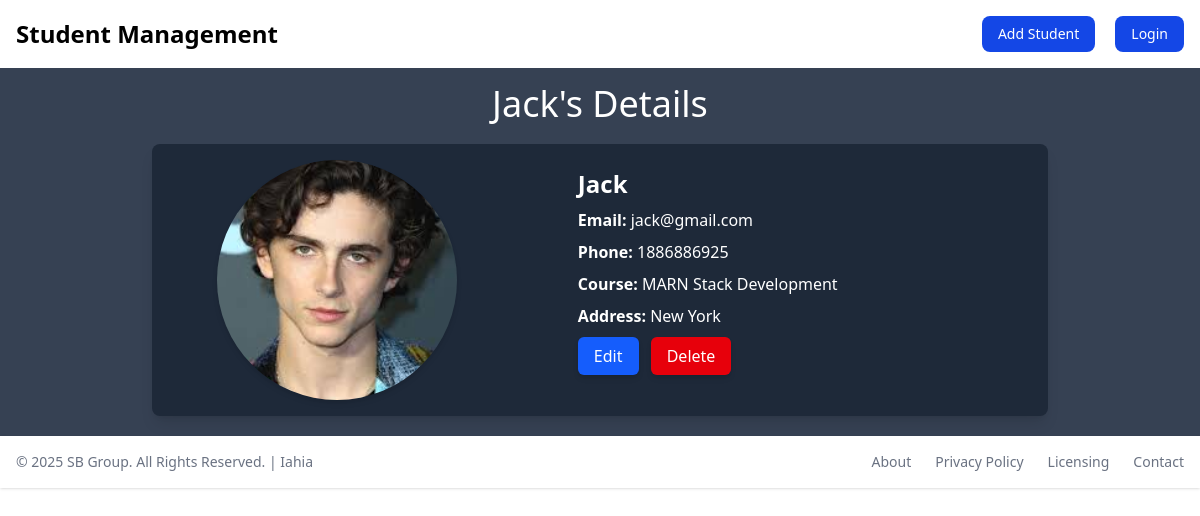
The app's page /studentdetails/3/ (signed in) with its own data.
### home/models.py (models this page shows, shortened)
class AddStudent(models.Model):
    name = models.CharField(max_length=100)
    email = models.EmailField(max_length=100)
    phone = models.IntegerField()
    address = models.CharField(max_length=150)
    course = models.CharField(max_length=100)
    image = models.ImageField(upload_to="Images/", default="Images/student.png", null=True, blank=True)
    created_at = models.DateTimeField(auto_now_add=True)
    updated_at = models.DateTimeField(auto_now=True)

### home/views.py (the view)
# urls.py: path('studentdetails/<int:id>/' , views.studentdetails , name = "studentdetails"),
@login_required
def studentdetails(request, id):
    if not request.user.is_authenticated:
        messages.error(request, "You have to login first to see student details.")
        return render(request, "home.html", {"students": AddStudent.objects.all()})
    student = AddStudent.objects.get(id=id)
    return render(request, "details.html", {"student": student})

### home/templates/details.html (shortened to what this page needs)
{% extends 'base.html' %}
{% block content %}
<div class="container mx-auto pt-4 px-4 pb-5">
    <h1 class="text-center mb-5 text-4xl text-bold text-white">{{ student.name }}'s Details</h1>
    <div class="max-w-4xl mx-auto shadow-lg rounded-lg overflow-hidden flex bg-gray-800 text-white gap-8">
        <div class="w-1/2 flex items-center justify-center p-4">
            <img class="w-60 h-60 rounded-full object-cover shadow-md" src="{{ student.image.url }}"
                alt="Student Image">
        </div>
        <div class="w-2/3 p-6">
            <h2 class="text-2xl font-semibold">{{ student.name }}</h2>
            <p class=" mt-2"><strong>Email:</strong> {{ student.email }}</p>
            <p class=" mt-2"><strong>Phone:</strong> {{ student.phone }}</p>
            <p class=" mt-2"><strong>Course:</strong> {{ student.course }}</p>
            <p class=" mt-2"><strong>Address:</strong> {{ student.address }}</p>
            <div class="mt-4">
                <a href="{% url 'editstudent' student.id %}"
                    class="bg-blue-600 text-white px-4 py-2 rounded-md shadow-md hover:bg-blue-700">Edit</a>
                <a href="{% url 'deletestudent' student.id %}"
                    class="bg-red-600 text-white px-4 py-2 rounded-md shadow-md hover:bg-red-700 ml-2">Delete</a>
            </div>
        </div>
    </div>
</div>
{% endblock %}

### records on screen
AddStudent: name "Jack", image (picture), email "jack@gmail.com", phone "1886886925", course "MARN Stack Development", address "New York"
